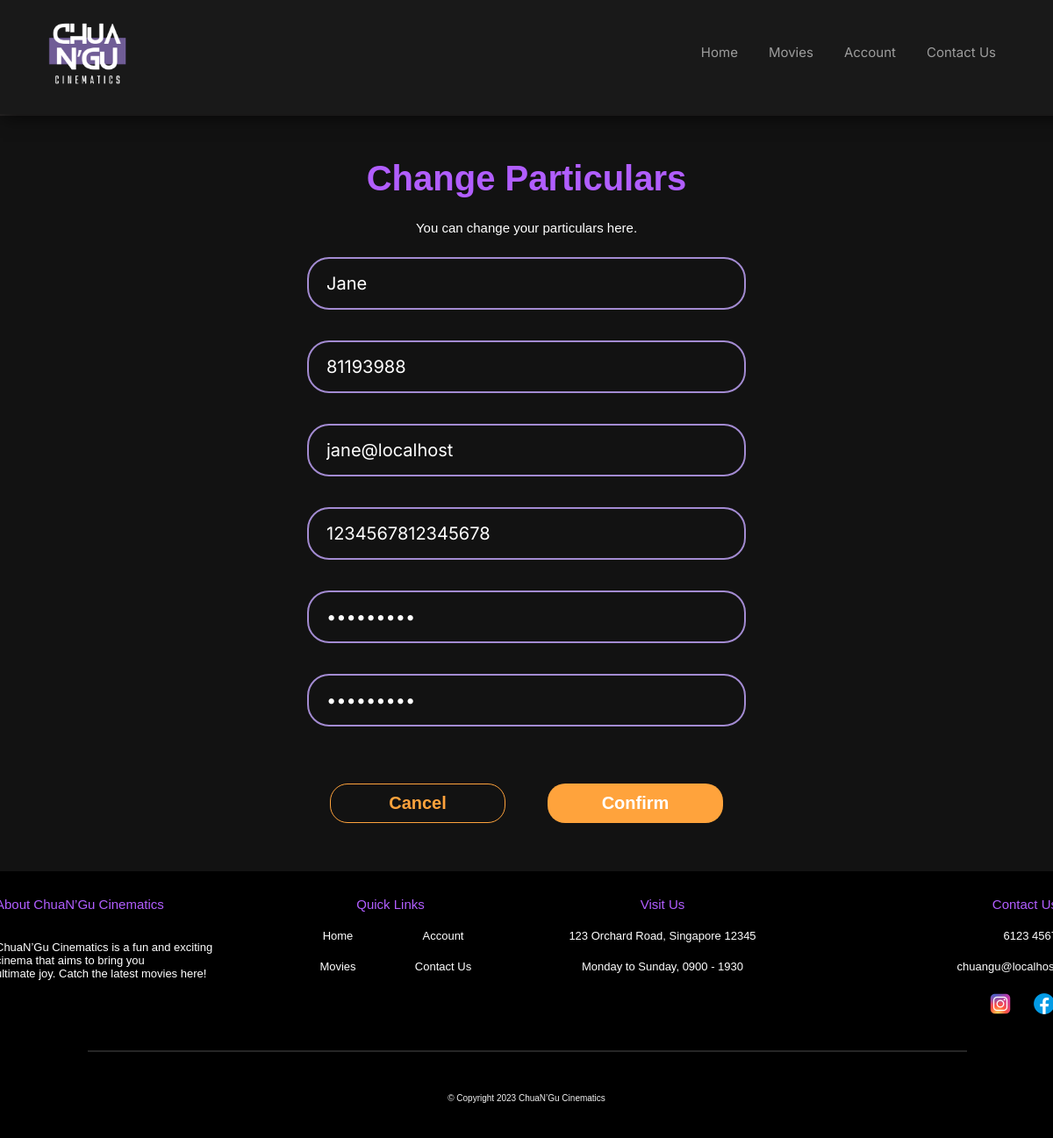
The app's page /memberinfo.php (signed in) with its own data.
### tables this page shows
CREATE TABLE `memberlist` (
  `member_id` int(10) UNSIGNED NOT NULL,
  `member_name` char(25) NOT NULL,
  `member_password` char(25) NOT NULL,
  `member_email` char(255) NOT NULL,
  `member_hp` char(20) NOT NULL,
  `member_card` char(25) NOT NULL,
  `register_date` char(20) NOT NULL
);

### memberinfo.php (the view, shortened to what this page needs)
<?php
include "connectdb.php";
$curinfo = array();
$curinfo['member_name'] = "";
$curinfo['member_password'] = "";
$curinfo['member_email'] = "";
$curinfo['member_hp'] = "";
$curinfo['member_card'] = "";
if (isset($_SESSION['member_id'])) {
	$query = "select * from memberlist where member_id = ".$_SESSION['member_id'];
	$result = $db->query($query);
		unset($_SESSION['member_id']); ?>
		<?php
	$curinfo = $result->fetch_assoc();
}
		?>
<html lang="en">
<head>
	<link rel="stylesheet" href="css/style.css">
</head>
<body>
	<div class="container-home">
		<div id="header">
	      	<div class="main-container">
		        <div id="logo">
		          <a href="index.php">
		            <img src="image/ie4717.png" title="4717">
		          </a>
		        </div>
		        <div id="top-right">
		          <ul class="nav-home">
		            <li><a href="index.php">Home</a></li>
		            <li><a href="index.php#movies">Movies</a></li>
		            <li><a href="member.php">Account</a></li>
		            <li><a href="contact.php">Contact Us</a></li>
		          </ul>
		        </div>
	        </div>
	    </div>
	</div>
	<div id="login">
		<form id="RegisterForm" method="post" action="memberinfo.php">
	  		<div class="div" style="gap:10px">
				<?php if (isset($_session['member_id'])) { ?>
					<div class="loginlabel">Registration</div>
					<p class="regdesc"> Join us as a member today! </p>
				<?php }
				else { ?>
					<div class="loginlabel">Change Particulars</div>
					<p class="regdesc"> You can change your particulars here.  </p>
	        	<?php }?>
	        	<div class="div-2">
	          		<div class="div-wrapper">
						<input type="text" class="form-control" name="memName" id="memName" placeholder="Enter your name" required value = "<?php echo $curinfo['member_name']; ?>" onchange="chkName()">
					</div>
	          		<div class="div-wrapper">
						<input type="text" class="form-control" name="memHp" id="memHp" placeholder="Enter your phone number" required value = "<?php echo $curinfo['member_hp']; ?>" onchange="chkHp()">
				    </div>
	          		<div class="div-wrapper">
						<input type="text" class="form-control" name="memEmail" id="memEmail" placeholder="Enter your email" required value = "<?php echo $curinfo['member_email']; ?>" onchange="chkEmail()">
					</div>
	          		<div class="div-wrapper">
						<input type="text" class="form-control" name="memCard" id="memCard" placeholder="1234123412341234" required value = "<?php echo $curinfo['member_card']; ?>" onchange="chkCard()">
					</div>
	          		<div class="div-wrapper">
						<input type="password" class="form-control" name="memPassword" id="memPassword" placeholder="Enter your password" required value = "<?php echo $curinfo['member_password']; ?>" onchange="chkPassword(1)">
					</div>
					<div class="div-wrapper">
						<input type="password" class="form-control" name="confirmPassword" id="confirmPassword" placeholder="Confirm your password" required value = "<?php echo $curinfo['member_password']; ?>" onchange="chkConfirmPassword()">
					</div>
	        	</div>
	      	</div>
	      	<div class="div-5">
	      		<button type="button" class="cancelbutton" id="cancelbutton" onclick="window.location.href='member.php'">Cancel</button>
	      		<button type="button" class="submitbutton" id="submitbutton" onclick="registerSubmit()">Confirm</button>
	      	</div>
      </form>
    </div>
    <footer>
	    <div id="footer">
	      <div class="footercontent">
	        <div class="footersection1">
	          <div class="footerLabel">About ChuaN’Gu Cinematics</div>
	          <p class="footerdesc"> ChuaN’Gu Cinematics is a fun and exciting cinema that aims to bring you<br/>ultimate joy. Catch the latest
	            movies here!
	          </p>
	        </div>
	        <div class="footersectionmid">
				<div class="footerLabel">Quick Links</div>
				<div class="footersectionmid1">
					<div class="footersectioncol">
						<div class="footerdesc1">
							<a href="index.php">Home</a>
						</div>
						<div class="footerdesc1">
							<a href="index.php#movies">Movies</a>
						</div>
					</div>
					<div class="footersectioncol">
						<div class="footerdesc1">
							<a href="member.php">Account</a>
						</div>
						<div class="footerdesc1">
							<a href="contact.php">Contact Us</a>
						</div>
					</div>
				</div>
	        </div>
	        <div class="footersectionmid">
				<div class="footerLabel">Visit Us</div>
				<p class="footerdesc">123 Orchard Road, Singapore 12345</p>
				<p class="footerdesc">Monday to Sunday, 0900 - 1930</p>
	        </div>
	        <div class="footersection2">
			  	<div class="footerLabel">Contact Us</div>
			  	<div class="footerdesc">6123 4567</div>
			  	<div class="footerdesc">chuangu@localhost</div>
				<div class="socials">
					<img src="image/insta.png" title="insta"  width="30px" height="30px">
					<img src="image/fb.png" title="fb"  width="30px" height="30px">
				</div>
	        </div>
	      </div>
	      <hr>
	      <p class="copyright">&copy Copyright 2023 ChuaN’Gu Cinematics</p>
	    </div>
    </footer>
</body>
</html>

### records on screen
memberlist: memName "Jane", memHp "81193988", memEmail "jane@localhost", memCard "1234567812345678"
